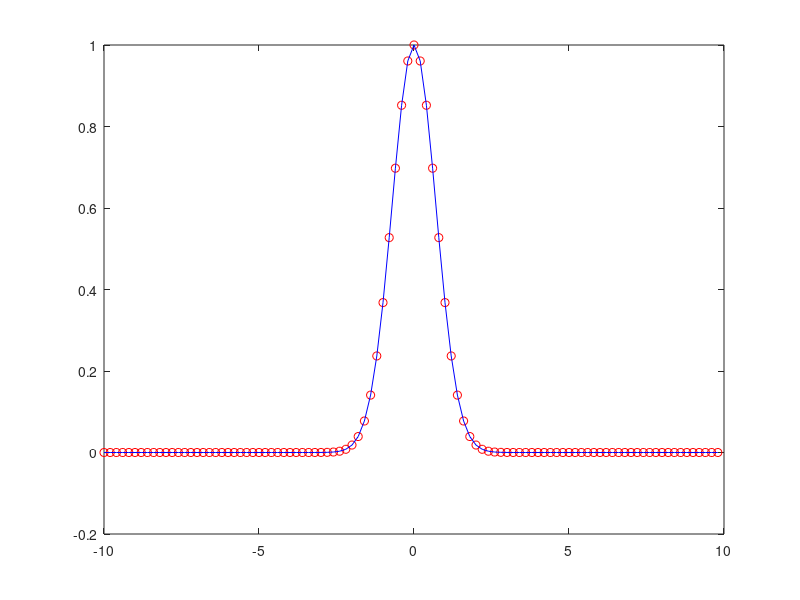
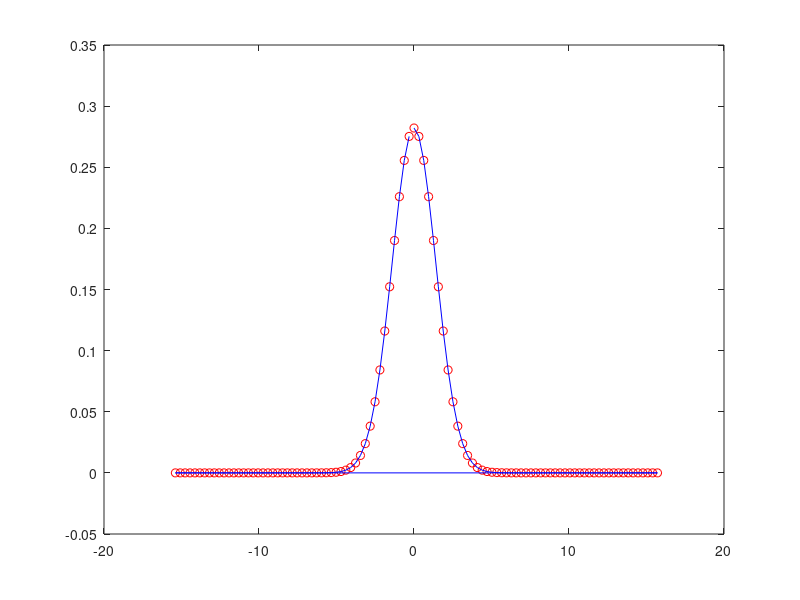

MATLAB code for these plots, in order:
clear all

%--- input: interval and number of discretization points --

N = 100;

xmin = -10;      
xmax =  10;


%---- supplemental arrays:  discretization --

L  = xmax-xmin;
dx = L/N; 
x  = xmin + (0:N-1)*dx; 

%---- supplemental arrays:  integer modes --

m=0:N-1;
m0 = floor((N-1)/2);   
m = circshift(m-m0,[0,-m0]);  
M = (-1).^m;


%---- supplemental arrays:  "physical" modes --

dk = 2*pi/L;
k = dk * m;            


%-- define function ---

y = exp( - x.^2 ); 


%-- compute FFT and inverse FFT --

F  = fft(y) ./ (M*N*dk); 

Fi = ifft( F.*M*N*dk );


%-- analytical solution --

f = sqrt(pi)/(2*pi)*exp(-(k.*k)/4);  


%-- plot results --

figure(1); plot(x,Fi,'ro',  x,y, 'b-' );

figure(2); plot(k,F, 'ro', k, f, 'b-');


#--------------

